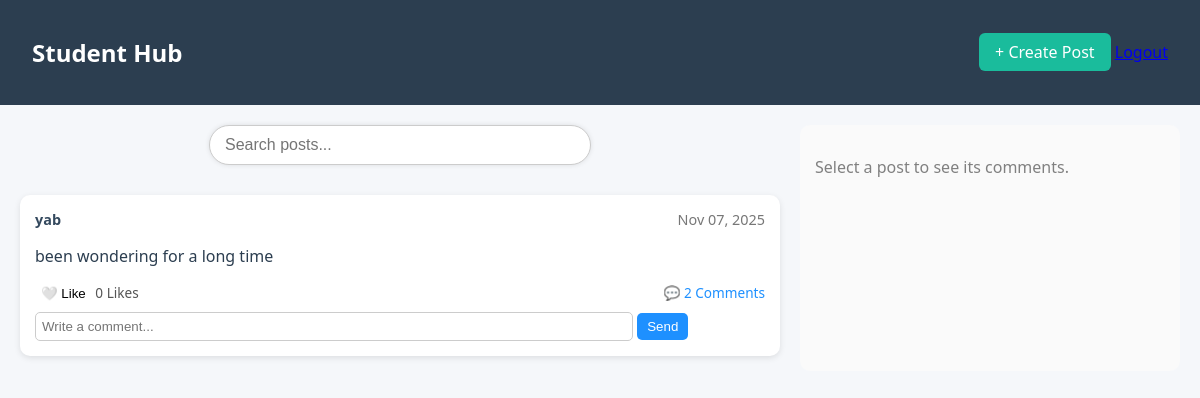
Before: / (signed in) with the older database file.
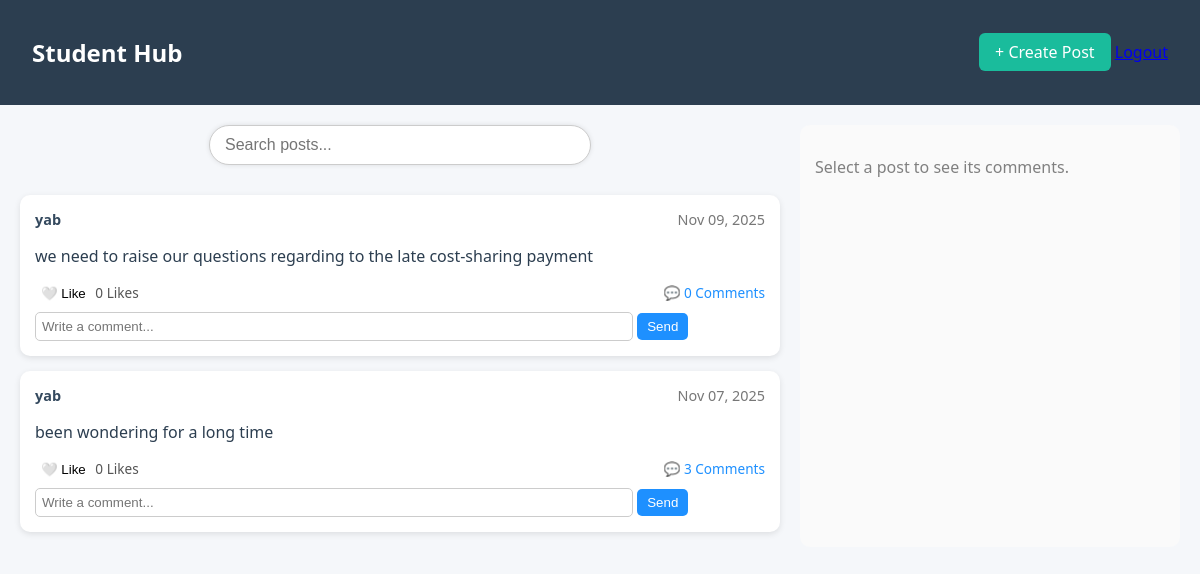
After: the same page with the newer database file.
### base/models.py (models this page shows)
class Post(models.Model):
    author = models.ForeignKey(
        Student, on_delete=models.CASCADE, related_name='posts')
    content = models.TextField()
    created_at = models.DateTimeField(auto_now_add=True)

class Student(models.Model):
    user = models.OneToOneField(
        User, on_delete=models.CASCADE, related_name='student_profile')
    username = models.CharField(max_length=100)
    email = models.CharField(max_length=100)
    created_at = models.DateTimeField(auto_now_add=True)

### base/views.py (the view)
# urls.py: path('', views.home, name='home'),
@login_required(login_url='login')
def home(request):
    query = request.GET.get('q', '')
    posts = Post.objects.filter(
        Q(content__icontains=query) | Q(author__username__icontains=query)).order_by('-created_at')
    post_id = request.GET.get('post_id')
    for post in posts:
        post.is_liked = post.likes.filter(
            student=request.user.student_profile).exists()
    selected_post = None
    if post_id:
        selected_post = Post.objects.get(id=post_id)
    print(selected_post)
    context = {'posts': posts, 'selected_post': selected_post, }
    return render(request, 'base/home.html', context)

### base/templates/base/home.html (shortened to what the changed rows need)
{% load static %}
<!DOCTYPE html>
<html lang="en">
<head>
  <link rel="stylesheet" href="{% static 'base/home.css' %}">
</head>
<body>
  <header class="navbar">
    <h2>Student Hub</h2>
  </header>
  <main class="main-container" style="display: grid; grid-template-columns: 2fr 1fr; gap: 20px; padding: 20px;">
    <div class="posts-section">
      {% if posts %}
        {% for post in posts %}
          <div class="post-card" style="background:#fff; border-radius:10px; padding:15px; margin-bottom:15px; box-shadow:0 2px 6px rgba(0,0,0,0.1);">
            <div class="post-header" style="display:flex; justify-content:space-between;">
              <strong>{{ post.author.username }}</strong>
              <span class="date" style="color:#777;">{{ post.created_at|date:"M d, Y" }}</span>
            </div>
            <div class="post-content" style="margin-top:10px;">
              <p>{{ post.content }}</p>
            </div>
            <div class="post-footer" style="margin-top:10px; display:flex; justify-content:space-between; color:#555;">
               <form method="POST" action="{% url 'like' post.id %}">
                <button type="submit" style="background:none; border:none; cursor:pointer;">
                  {% if post.is_liked %}
                    ❤️ Unlike
                  {% else %}
                    🤍 Like
                  {% endif %}
                </button>
                <span>{{ post.likes.count }} Likes</span>
              </form>
              <a href="?post_id={{ post.id }}" style="text-decoration:none; color:dodgerblue;">💬 {{ post.comments.count }} Comments</a>
            </div>
            <form method="POST" action="{% url 'comment' post.id %}" style="margin-top:10px;">
              <input type="text" name="content" placeholder="Write a comment..." style="width:80%; padding:6px; border:1px solid #ccc; border-radius:5px;">
              <button type="submit" style="padding:6px 10px; background:dodgerblue; color:white; border:none; border-radius:5px;">Send</button>
            </form>
          </div>
        {% endfor %}
      {% else %}
        <p class="no-posts" style="color:#555;">No posts yet. Be the first to create one!</p>
      {% endif %}
    </div>
  </main>
</body>
</html>

Changed rows visible on the page:
added Post: author.username "yab", created_at "Nov 09, 2025", content "we need to raise our questions regarding to the late cost-sharing payment", shows "🤍 Like", likes.count "0", comments.count "0"
computed for Post "been wondering for a long time": comments.count "2" → "3"
